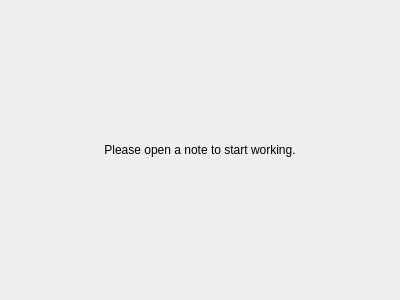
<?xml version="1.0" encoding="UTF-8"?>
<ui version="4.0">
 <class>EmptyEditor</class>
 <widget class="QWidget" name="EmptyEditor">
  <property name="geometry">
   <rect>
    <x>0</x>
    <y>0</y>
    <width>400</width>
    <height>300</height>
   </rect>
  </property>
  <property name="windowTitle">
   <string>Form</string>
  </property>
  <property name="layoutDirection">
   <enum>Qt::LayoutDirection::LeftToRight</enum>
  </property>
  <layout class="QGridLayout" name="gridLayout">
   <item row="0" column="0">
    <widget class="QLabel" name="label">
     <property name="text">
      <string>Please open a note to start working.</string>
     </property>
     <property name="alignment">
      <set>Qt::AlignmentFlag::AlignCenter</set>
     </property>
    </widget>
   </item>
  </layout>
 </widget>
 <resources/>
 <connections/>
</ui>
